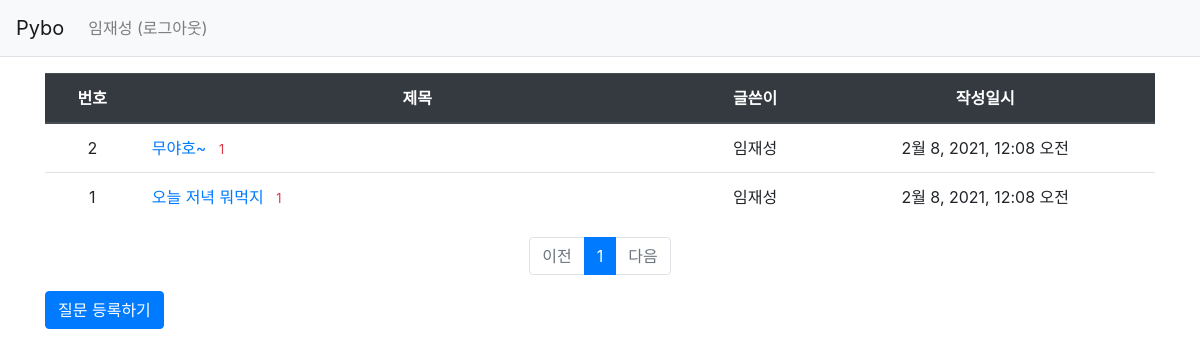
/pybo/ (signed in), run on the app's committed database.
### pybo/models.py (models this page shows, shortened)
class Question(models.Model):
    author = models.ForeignKey(User, on_delete=models.CASCADE)
    subject = models.CharField(max_length=200)
    content = models.TextField()
    create_date = models.DateTimeField()
    modify_date = models.DateTimeField(null=True, blank=True)

### pybo/views.py (the view)
# urls.py: path('', views.index, name='index'),  # '/' 에 해당되는 path
def index(request):
    page = request.GET.get('page', '1')
    question_list = Question.objects.order_by('-create_date')
    paginator = Paginator(question_list, 10)
    page_obj = paginator.get_page(page)
    context = {'question_list': page_obj}
    return render(request, 'pybo/question_list.html', context)

### pybo/templatetags/pybo_filter.py (called while the page is built)
@register.filter
def sub(value, arg):
    return value - arg

### templates/pybo/question_list.html
{% extends 'base.html' %}
{% load pybo_filter %}
{% block content %}
<div class="container my-3">
    <table class="table">
        <thead>
        <tr class="text-center thead-dark">
            <th>번호</th>
            <th style="width:50%">제목</th>
            <th>글쓴이</th>
            <th>작성일시</th>
        </tr>
        </thead>
        <tbody>
        {% if question_list %}
        {% for question in question_list %}
        <tr class="text-center">
            <td>
                {{ question_list.paginator.count|sub:question_list.start_index|sub:forloop.counter0|add:1 }}
            </td>
            <td class="text-left">
                <a href="{% url 'pybo:detail' question.id %}">{{ question.subject }}</a>
                {% if question.answer_set.count > 0 %}
                <span class="text-danger small ml-2">{{ question.answer_set.count }}</span>
                {% endif %}
            </td>
            <td>{{ question.author.username }}</td>
            <td>{{ question.create_date }}</td>
        </tr>
        {% endfor %}
        {% else %}
        <tr>
            <td colspan="3">질문이 없습니다.</td>
        </tr>
        {% endif %}
        </tbody>
    </table>
    <ul class="pagination justify-content-center">
        {% if question_list.has_previous %}
        <li class="page-item">
            <a class="page-link" href="?page={{ question_list.previous_page_number }}">이전</a>
        </li>
        {% else %}
        <li class="page-item disabled">
            <a class="page-link" tabindex="-1" aria-disabled="true" href="#">이전</a>
        </li>
        {% endif %}
        {% for page_number in question_list.paginator.page_range %}
        {% if page_number >= question_list.number|add:-5 and page_number <= question_list.number|add:5 %}
            {% if page_number == question_list.number %}
            <li class="page-item active" aria-current="page">
                <a class="page-link" href="?page={{ page_number }}">{{ page_number }}</a>
            </li>
            {% else %}
            <li class="page-item">
                <a class="page-link" href="?page={{ page_number }}">{{ page_number }}</a>
            </li>
            {% endif %}
        {% endif %}
        {% endfor %}
        {% if question_list.has_next %}
        <li class="page-item">
            <a class="page-link" href="?page={{ question_list.next_page_number }}">다음</a>
        </li>
        {% else %}
        <li class="page-item disabled">
            <a class="page-link" tabindex="-1" aria-disabled="true" href="#">다음</a>
        </li>
        {% endif %}
    </ul>
    <a href="{% url 'pybo:question_create' %}" class="btn btn-primary">질문 등록하기</a>
</div>
{% endblock %}

### templates/navbar.html (shortened to what this page needs)
<nav class="navbar navbar-expand-lg navbar-light bg-light border-bottom">
    <a class="navbar-brand" href="{% url 'pybo:index' %}">Pybo</a>
    <div class="collapse navbar-collapse flex-grow-0" id="navbarNav">
        <ul class="navbar-nav">
            <li class="nav-item ">
                {% if user.is_authenticated %}
                <a class="nav-link" href="{% url 'common:logout' %}">{{ user.username }} (로그아웃)</a>
                {% else %}
                <a class="nav-link" href="{% url 'common:login' %}">로그인</a>
                {% endif %}
            </li>
        </ul>
    </div>
</nav>

### data on the page
Question: paginator.count|sub "2", subject "무야호~", answer_set.count "1", author.username "임재성", create_date "2월 8, 2021, 12:08 오전"
Question: paginator.count|sub "1", subject "오늘 저녁 뭐먹지", answer_set.count "1", author.username "임재성", create_date "2월 8, 2021, 12:08 오전"

### other printed values
{{ user.username }} "임재성"
{{ page_number }} "1"
